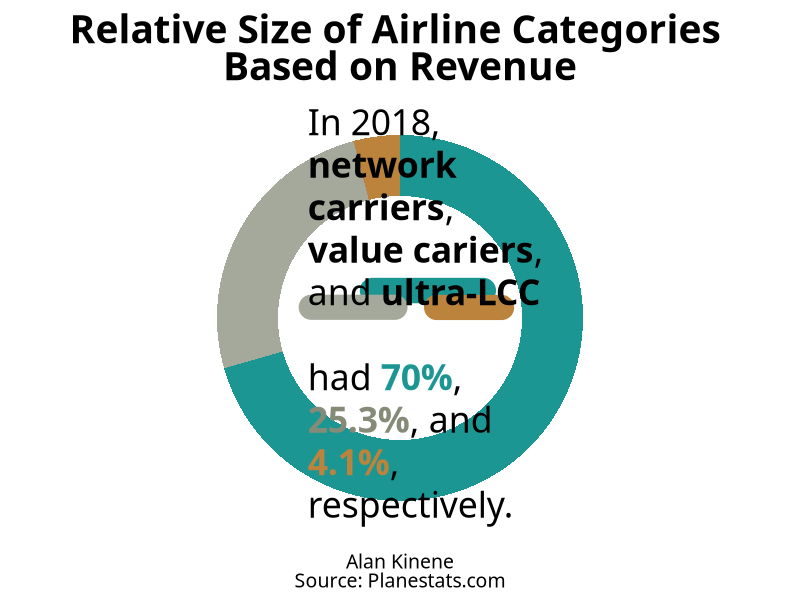

Here is the R script that generated this plot: (Note: this script raises an error after producing the figure.)
#### libraries ####
library(tidyverse)
library(gridExtra)
library(grid)
library(cowplot)
library(patchwork)
library(ggtext)
library(ggforce)
library(glue)
library(here)

#### Data ####
share_of_operating_revenue<-tribble(
  ~group, ~share, ~year,
  #--|--|----
  "Network Domestic", 44.7, 2009,
  "Network International", 30.8, 2009,
  "Value Domestic", 21.6, 2009,
  "Value International", 0.4, 2009,
  "ULCC Domestic", 2.1, 2009,
  "ULCC International", 2.1, 2009,
  "Network Domestic", 41.2, 2018,
  "Network International", 29.3, 2018,
  "Value Domestic", 23.0, 2018,
  "Value International", 2.3, 2018,
  "ULCC Domestic", 3.8, 2018,
  "ULCC International", 0.3, 2018,
) 

#### Plot #####
#### RElative size of airline groups 

# Donut plot
# 1. The percentages are already given so no need to compute them
# 2. Compute the cumulative percentages (top of each rectangle), ymax
# 3. Compute the bottom of each rectangle, ymin
# 4. I will not use labels here

share_of_operating_revenue_2018<-share_of_operating_revenue%>%
  mutate(airline_group = str_extract(group, pattern = '\\w*'))%>%
  filter(year == 2018)%>%
  group_by(airline_group)%>%
  summarise(share = sum(share))%>%
  arrange(desc(share))%>%
  mutate(ymax = cumsum(share),
         ymin = ifelse(row_number()==1, 0,lag(ymax)))

# Make the plot

p1<-ggplot(data = share_of_operating_revenue_2018,
       aes(ymax=ymax, 
           ymin=ymin, 
           xmax=4, 
           xmin=3, 
           fill=airline_group)) +
  geom_rect() +
  coord_polar(theta="y")+
  xlim(c(1, 4))+
  labs(title = "Relative Size of Airline Categories <br>Based on Revenue",
       #subtitle = "A share of Revenue for Network, Value, and ULCC airlines",
       caption = "Alan Kinene<br>Source: Planestats.com"
  )+
  scale_fill_manual(values = c("#1b9693","#bc833c", "#a5a99b" ))+
  theme_void()+
  theme(
    legend.position = "none",
    text = element_text(family = "Roboto-Regular",color = "#4B5556"),
    plot.background = element_rect(fill = "transparent", linetype = 'blank'),
    panel.grid = element_blank(),
    plot.title = element_markdown(color = "black",
                                  family = "IBM Plex Sans",
                              size = 28, 
                              face = "bold", 
                              hjust = 0.5),
    plot.caption = element_markdown(color = "black",size = 14,hjust = 0.5)
  )

p2<-ggplot()+
  geom_textbox(aes(x = 0.26,
                   y = 0.5), 
               label = "In 2018, **network carriers**, <br>**value cariers**, and **ultra-LCC** <br>had **<span style='color:#1b9693'>70%</span>**, **<span style='color:#868b78'>25.3%</span>**, and **<span style='color:#bc833c'>4.1%</span>**,<br>respectively.",
               color = "black",
               width = unit(0.55, "npc"),
               size = 9,
               fill = NA,
               box.colour = "transparent",
               hjust = 0, 
               family = "IBM Plex Sans"
               #vjust = 0.9
  )+
  #scale_x_continuous(minor_breaks = seq(0, 1, 0.001))+
  #scale_y_continuous(minor_breaks = seq(0, 1, 0.001))+
  xlim(0, 1) + 
  ylim(0, 1)+
  theme_void()+
  theme(#panel.grid = element_line(colour = "gray"),
        #panel.grid.major = element_line(colour = "red"),
        #plot.background = element_rect(fill = "transparent")
        text = element_text(family = "IBM Plex Sans")
        )


p3<-ggdraw() +
  draw_line(x = c(0.44, 0.682), 
            y = c(0.56, 0.56), 
            size = 8.6, 
            color = "#1b9693", 
            lineend = "round") +
  draw_line(x = c(0.306, 0.489), 
            y = c(0.5235, 0.5235), 
            size = 8.5, 
            color = "#a5a99b", 
            lineend = "round") +
  draw_line(x = c(0.58, 0.722), 
            y = c(0.523, 0.523), 
            size = 8.5, 
            color = "#bc833c", 
            lineend = "round") +
  draw_plot(p2)


p_final<-p1 + inset_element(p3, 
                   0.0, 0, 1, 1,
                   align_to = "panel",
                   clip = TRUE)
p_final+
  ggsave(here::here("plots", "01_part-to-whole.png"), 
         width = 12,
         height = 12)





